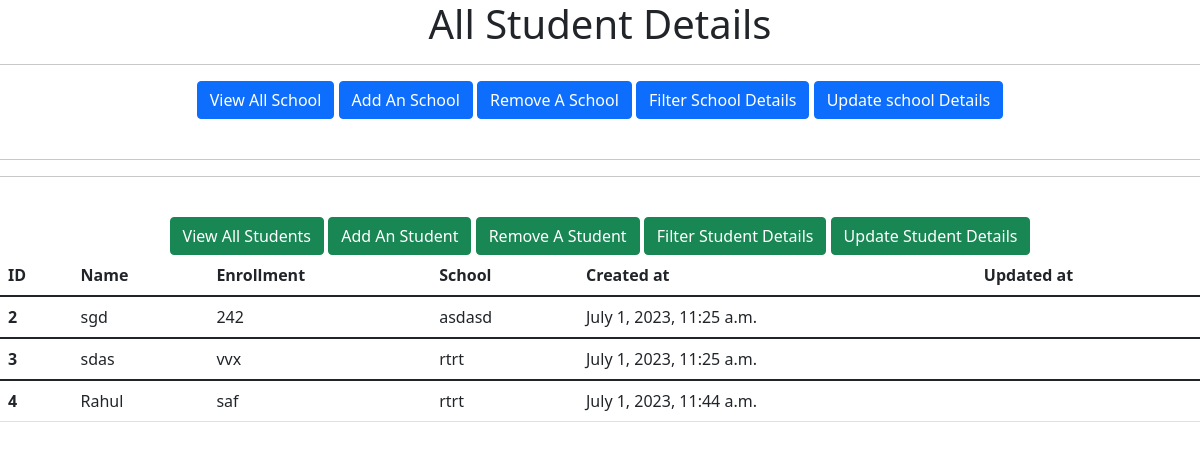
Page /view_all_student on the committed database.
### mainapp/models.py (models this page shows)
class Student(models.Model):
    name = models.CharField(max_length=100)
    enrollment = models.CharField(max_length=10,unique=True)
    school = models.ForeignKey("School",on_delete=models.CASCADE, null = True)
    created_at = models.DateTimeField(auto_now_add=True)
    update_at = models.DateTimeField(auto_now=True)
    def __str__(self):
        return self.name

class School(models.Model):
    name = models.CharField(max_length=100)
    created_at = models.DateTimeField(auto_now_add=True)
    update_at = models.DateTimeField(auto_now=True)
    def __str__(self):
        return self.name

### mainapp/views.py (the view)
# urls.py: path('view_all_student',views.all_student, name='all_student'),
def all_student(request):
    stu = Student.objects.all()
    context = {
        'stu': stu
    }
    print(context)
    return render(request,'view_all_Student.html',context);

### mainapp/templates/view_all_Student.html (shortened to what this page needs)
<!doctype html>
<html lang="en">
  <head>
    <link href="https://cdn.jsdelivr.net/npm/bootstrap@5.1.3/dist/css/bootstrap.min.css" rel="stylesheet">
  </head>
  <body>
    <div class="container">
    <h1><center> All Student Details</h1>
    </div>
<hr>
<center>
<a class="btn btn-primary" href="/view_all_school" role="button">View All School</a>
<a class="btn btn-primary" href="/add_school" role="button">Add An School</a>
<a class="btn btn-primary" href="/remove_school" role="button">Remove A School</a>
<a class="btn btn-primary" href="/filter_school" role="button">Filter School Details</a>
<a class="btn btn-primary" href="/update_school" role="button">Update school Details</a>
</center>
<br>
<hr><hr><br>
<center>
<a class="btn btn-success" href="/view_all_student" role="button">View All Students</a>
<a class="btn btn-success" href="/add_student" role="button">Add An Student</a>
<a class="btn btn-success" href="/remove_student" role="button">Remove A Student</a>
<a class="btn btn-success" href="/filter_student" role="button">Filter Student Details</a>
<a class="btn btn-success" href="/update_student" role="button">Update Student Details</a>
</center>
<table class="table">
    <thead>
      <tr>
        <th scope="col">ID</th>
        <th scope="col"> Name</th>
        <th scope="col"> Enrollment</th>
        <th scope="col"> School</th>
        <th scope="col">Created at</th>
        <th scope="col">Updated at</th>
      </tr>
    </thead>
        {% for student in stu %}
    <tbody>
      <tr>
        <th scope="row">{{student.id}}</th>
        <td>{{student.name}}</td>
        <td>{{student.enrollment}}</td>
        <td>{{student.school}}</td>
        <td>{{student.created_at}}</td>
        <td>{{student.updated_at}}</td>
      </tr>
      {% endfor %}
    </tbody>
  </table>
  </body>
</html>

### rows in the picture
Student: id "2", name "sgd", enrollment "242", school "asdasd", created_at "July 1, 2023, 11:25 a.m."
Student: id "3", name "sdas", enrollment "vvx", school "rtrt", created_at "July 1, 2023, 11:25 a.m."
Student: id "4", name "Rahul", enrollment "saf", school "rtrt", created_at "July 1, 2023, 11:44 a.m."
